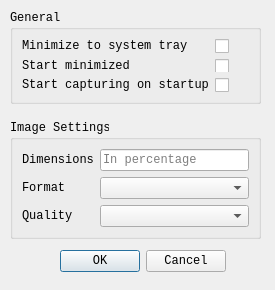
<?xml version="1.0" encoding="UTF-8"?>
<ui version="4.0">
 <class>AppSettings</class>
 <widget class="QDialog" name="AppSettings">
  <property name="geometry">
   <rect>
    <x>0</x>
    <y>0</y>
    <width>275</width>
    <height>290</height>
   </rect>
  </property>
  <property name="sizePolicy">
   <sizepolicy hsizetype="Fixed" vsizetype="Fixed">
    <horstretch>0</horstretch>
    <verstretch>0</verstretch>
   </sizepolicy>
  </property>
  <property name="minimumSize">
   <size>
    <width>275</width>
    <height>290</height>
   </size>
  </property>
  <property name="maximumSize">
   <size>
    <width>275</width>
    <height>290</height>
   </size>
  </property>
  <property name="font">
   <font>
    <family>Monospace</family>
   </font>
  </property>
  <property name="windowTitle">
   <string>Settings :: screen-cap</string>
  </property>
  <property name="windowIcon">
   <iconset resource="screen-cap.qrc">
    <normaloff>:/img/img/Desktop.png</normaloff>:/img/img/Desktop.png</iconset>
  </property>
  <property name="statusTip">
   <string>Settings for the application</string>
  </property>
  <property name="modal">
   <bool>false</bool>
  </property>
  <widget class="QDialogButtonBox" name="btnBox">
   <property name="geometry">
    <rect>
     <x>60</x>
     <y>250</y>
     <width>166</width>
     <height>22</height>
    </rect>
   </property>
   <property name="orientation">
    <enum>Qt::Horizontal</enum>
   </property>
   <property name="standardButtons">
    <set>QDialogButtonBox::Cancel|QDialogButtonBox::Ok</set>
   </property>
  </widget>
  <widget class="QGroupBox" name="groupBox">
   <property name="geometry">
    <rect>
     <x>10</x>
     <y>120</y>
     <width>251</width>
     <height>119</height>
    </rect>
   </property>
   <property name="sizePolicy">
    <sizepolicy hsizetype="Fixed" vsizetype="Fixed">
     <horstretch>0</horstretch>
     <verstretch>0</verstretch>
    </sizepolicy>
   </property>
   <property name="title">
    <string>Image Settings</string>
   </property>
   <layout class="QFormLayout" name="formLayout_3">
    <item row="0" column="0" colspan="2">
     <layout class="QFormLayout" name="formLayout">
      <property name="fieldGrowthPolicy">
       <enum>QFormLayout::AllNonFixedFieldsGrow</enum>
      </property>
      <item row="0" column="0">
       <widget class="QLabel" name="lblImgDimensions">
        <property name="text">
         <string>Dimensions</string>
        </property>
       </widget>
      </item>
      <item row="0" column="1">
       <layout class="QHBoxLayout" name="horizontalLayout">
        <item>
         <widget class="QLineEdit" name="txtImageDimension">
          <property name="toolTip">
           <string>Please enter a number between 50 to 100</string>
          </property>
          <property name="inputMask">
           <string>000</string>
          </property>
          <property name="maxLength">
           <number>3</number>
          </property>
          <property name="placeholderText">
           <string>In percentage</string>
          </property>
         </widget>
        </item>
       </layout>
      </item>
      <item row="1" column="0">
       <widget class="QLabel" name="lblSummaryReport_2">
        <property name="text">
         <string>Format</string>
        </property>
       </widget>
      </item>
      <item row="1" column="1">
       <widget class="QComboBox" name="ddlImgFormat">
        <property name="toolTip">
         <string>PNG format will result in bigger file sizes.</string>
        </property>
        <property name="editable">
         <bool>false</bool>
        </property>
       </widget>
      </item>
      <item row="2" column="0">
       <widget class="QLabel" name="label">
        <property name="text">
         <string>Quality</string>
        </property>
       </widget>
      </item>
      <item row="2" column="1">
       <widget class="QComboBox" name="ddlQuality">
        <property name="toolTip">
         <string>Reducing quality will reduce image size too</string>
        </property>
       </widget>
      </item>
     </layout>
    </item>
   </layout>
  </widget>
  <widget class="QGroupBox" name="groupBox_2">
   <property name="geometry">
    <rect>
     <x>10</x>
     <y>10</y>
     <width>251</width>
     <height>94</height>
    </rect>
   </property>
   <property name="title">
    <string>General</string>
   </property>
   <layout class="QFormLayout" name="formLayout_2">
    <item row="0" column="0">
     <widget class="QLabel" name="lblMinimizeToTray">
      <property name="text">
       <string>Minimize to system tray</string>
      </property>
      <property name="buddy">
       <cstring>chkMinimizeToTray</cstring>
      </property>
     </widget>
    </item>
    <item row="1" column="0">
     <widget class="QLabel" name="lblStartMinimized">
      <property name="text">
       <string>Start minimized</string>
      </property>
      <property name="buddy">
       <cstring>chkStartMinimized</cstring>
      </property>
     </widget>
    </item>
    <item row="1" column="1">
     <widget class="QCheckBox" name="chkStartMinimized">
      <property name="sizePolicy">
       <sizepolicy hsizetype="Maximum" vsizetype="Fixed">
        <horstretch>0</horstretch>
        <verstretch>0</verstretch>
       </sizepolicy>
      </property>
      <property name="toolTip">
       <string>Minimize the application on start...</string>
      </property>
      <property name="text">
       <string/>
      </property>
     </widget>
    </item>
    <item row="2" column="0">
     <widget class="QLabel" name="lblStartCapturing">
      <property name="minimumSize">
       <size>
        <width>185</width>
        <height>0</height>
       </size>
      </property>
      <property name="text">
       <string>Start capturing on startup</string>
      </property>
     </widget>
    </item>
    <item row="0" column="1">
     <widget class="QCheckBox" name="chkMinimizeToTray">
      <property name="sizePolicy">
       <sizepolicy hsizetype="Maximum" vsizetype="Maximum">
        <horstretch>0</horstretch>
        <verstretch>0</verstretch>
       </sizepolicy>
      </property>
      <property name="toolTip">
       <string>Minimize to system tray instead of the taskbar...</string>
      </property>
      <property name="text">
       <string/>
      </property>
     </widget>
    </item>
    <item row="2" column="1">
     <widget class="QCheckBox" name="chkStartCapturing">
      <property name="sizePolicy">
       <sizepolicy hsizetype="Maximum" vsizetype="Fixed">
        <horstretch>0</horstretch>
        <verstretch>0</verstretch>
       </sizepolicy>
      </property>
      <property name="toolTip">
       <string>Start capturing snapshots on application startup.</string>
      </property>
      <property name="text">
       <string/>
      </property>
     </widget>
    </item>
   </layout>
  </widget>
 </widget>
 <resources>
  <include location="screen-cap.qrc"/>
 </resources>
 <connections>
  <connection>
   <sender>btnBox</sender>
   <signal>accepted()</signal>
   <receiver>AppSettings</receiver>
   <slot>accept()</slot>
   <hints>
    <hint type="sourcelabel">
     <x>275</x>
     <y>301</y>
    </hint>
    <hint type="destinationlabel">
     <x>157</x>
     <y>274</y>
    </hint>
   </hints>
  </connection>
  <connection>
   <sender>btnBox</sender>
   <signal>rejected()</signal>
   <receiver>AppSettings</receiver>
   <slot>reject()</slot>
   <hints>
    <hint type="sourcelabel">
     <x>275</x>
     <y>301</y>
    </hint>
    <hint type="destinationlabel">
     <x>286</x>
     <y>274</y>
    </hint>
   </hints>
  </connection>
 </connections>
</ui>
